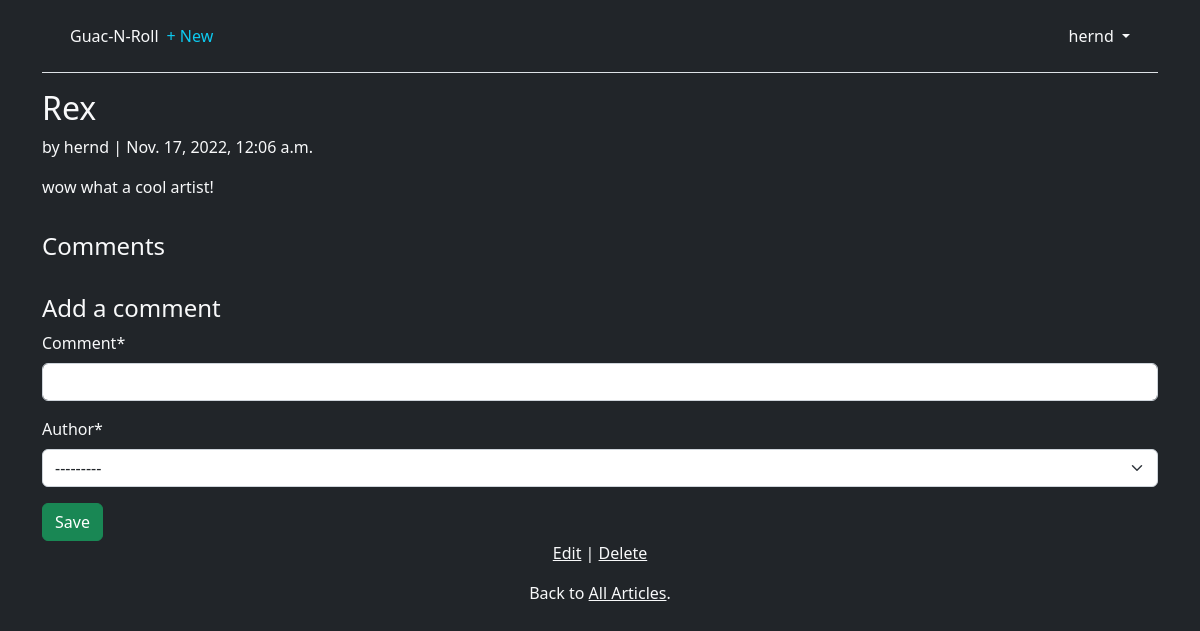
The page /articles/2/ (signed in) on the database as committed earlier.
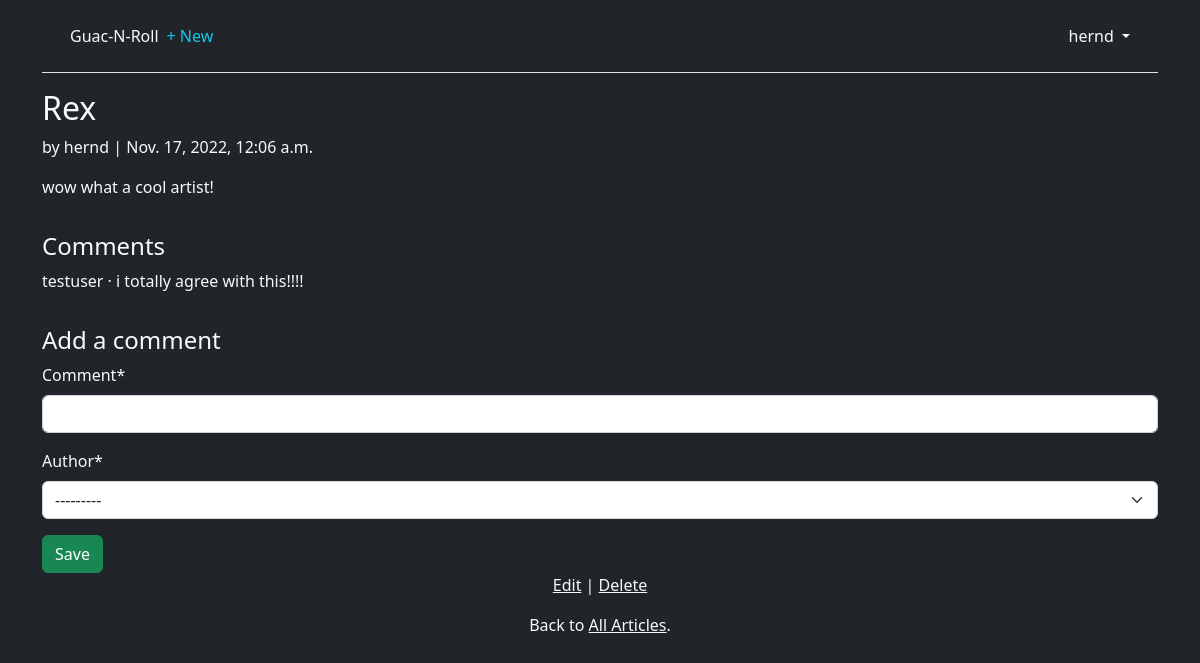
The same page on the database as committed later.
### articles/models.py (models this page shows, shortened)
class Comment(models.Model): # new
    article = models.ForeignKey(Article, on_delete=models.CASCADE)
    comment = models.CharField(max_length=140)
    author = models.ForeignKey(
        settings.AUTH_USER_MODEL,
        on_delete=models.CASCADE,
    )
    def __str__(self):
        return self.comment

### accounts/models.py (models this page shows)
class CustomUser(AbstractUser):
    age = models.PositiveIntegerField(null=True, blank=True)

### articles/views.py (the view, shortened to what this page needs)
class ArticleDetailView(LoginRequiredMixin, View): # new
    def get(self, request, *args, **kwargs):
        view = CommentGet.as_view()
        return view(request, *args, **kwargs)

### articles/forms.py
class CommentForm(forms.ModelForm):
    class Meta:
        model = Comment
        fields = ("comment", "author")

### articles/views.py (called while the page is built)
    def get_context_data(self, **kwargs):
        context = super().get_context_data(**kwargs)
        context["form"] = CommentForm()
        return context

### templates/article_detail.html
{% extends "base.html" %}
{% load crispy_forms_tags %}
{% block content %}
<div class="article-entry">
    <h2 class="text-light">{{ object.title }}</h2>
    <p class="text-light">by {{ object.author }} | {{ object.date }}</p>
    <p class="text-light">{{ object.body }}</p>
</div>
<hr>
<h4 class="text-light">Comments</h4>
{% for comment in article.comment_set.all %}
    <p class="text-light">{{ comment.author }} &middot; {{ comment }}</p>
{% endfor %}
<hr>
<h4 class="text-light">Add a comment</h4>
    <form action="" method="post" class="text-light">{% csrf_token %}
        {{ form|crispy }}
    <button class="btn btn-success ml-2" type="submit">Save</button>
</form>
<p class="text-light text-center"><a class="link-light" href="{% url 'article_edit' article.pk %}">Edit</a> |
    <a class="link-light" href="{% url 'article_delete' article.pk %}">Delete</a></p>
<p class="text-light text-center">Back to <a class="link-light" href="{% url 'article_list' %}">All Articles</a>.</p>
{% endblock content %}

Rows that differ between the two databases and show on the page:
added Comment: author "testuser", comment "i totally agree with this!!!!"
